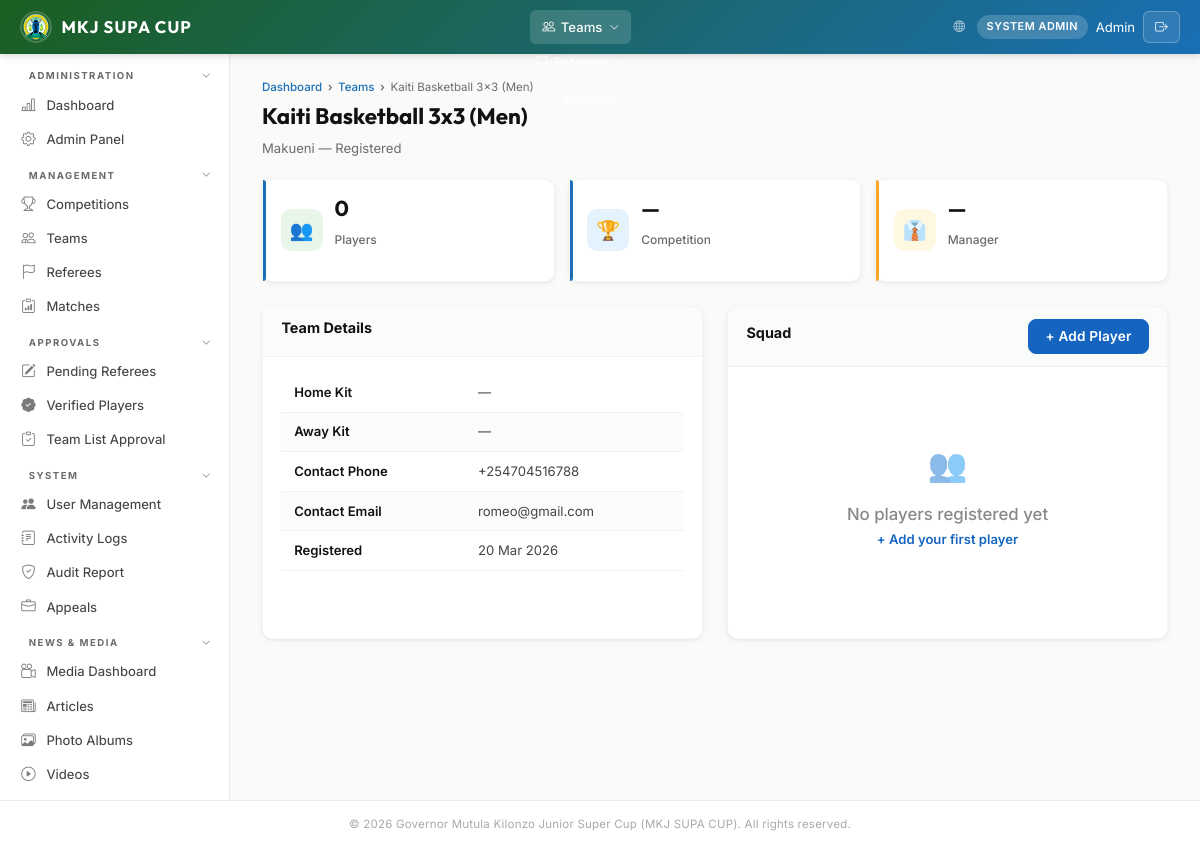
/portal/teams/8/ (signed in), run on the app's committed database.
### accounts/models.py (models this page shows, shortened)
class User(AbstractBaseUser, PermissionsMixin):
    email       = models.EmailField(unique=True)
    first_name  = models.CharField(max_length=100)
    last_name   = models.CharField(max_length=100)
    phone       = models.CharField(max_length=13, validators=[kenya_phone_validator])
    role        = models.CharField(max_length=30, choices=UserRole.choices, default=UserRole.TEAM_MANAGER)
    county      = models.CharField(max_length=100, blank=True, help_text="Kenyan county")
    sub_county  = models.CharField(
        max_length=100, blank=True, default="",
        help_text="Sub-county or constituency assignment for sub-county sports officers",
    )
    profile_photo = models.ImageField(upload_to="profiles/", null=True, blank=True)
    is_active   = models.BooleanField(default=True)
    is_staff    = models.BooleanField(default=False)
    is_suspended = models.BooleanField(default=False, help_text="Admin-suspended account")
    assigned_discipline = models.CharField(
        max_length=30, blank=True, default="",
        help_text="Sport family or discipline this user manages (for Coordinator / Scout roles)",
    )
    must_change_password = models.BooleanField(
        default=False,
        help_text="When True the user must set a new password on next login.",
    )
    date_joined = models.DateTimeField(default=timezone.now)
    last_login  = models.DateTimeField(null=True, blank=True)
    objects = UserManager()
    USERNAME_FIELD  = "email"
    REQUIRED_FIELDS = ["first_name", "last_name"]
    class Meta:
        verbose_name      = "User"
        verbose_name_plural = "Users"
        ordering = ["last_name", "first_name"]

### teams/models.py (models this page shows, shortened)
class Team(models.Model):
    name        = models.CharField(max_length=200, unique=True)
    county      = models.ForeignKey(County, on_delete=models.CASCADE, related_name="teams", help_text="County this team represents")
    sub_county  = models.CharField(max_length=100, blank=True, default="", help_text="Sub-county or constituency this team represents")
    sport_type  = models.CharField(
        max_length=30, choices=SportType.choices, default=SportType.FOOTBALL_MEN,
        help_text="Sport this team competes in"
    )
    source_discipline = models.OneToOneField(
        "CountyDiscipline",
        on_delete=models.SET_NULL,
        null=True,
        blank=True,
        related_name="linked_team",
    )
    competition = models.ForeignKey(
        "competitions.Competition", on_delete=models.SET_NULL, null=True, blank=True,
        related_name="teams"
    )
    manager     = models.ForeignKey(
        settings.AUTH_USER_MODEL, on_delete=models.SET_NULL, null=True, blank=True,
        related_name="managed_teams"
    )
    status      = models.CharField(max_length=20, choices=TeamStatus.choices, default=TeamStatus.PENDING)
    badge       = models.ImageField(upload_to="team_badges/", null=True, blank=True)
    county_logo = models.ImageField(upload_to="county_logos/", null=True, blank=True, help_text="County government logo")
    home_outfield_colour = models.CharField(max_length=50, blank=True, help_text="Home outfield jersey colour")
    home_shorts_colour   = models.CharField(max_length=50, blank=True, help_text="Home shorts colour")
    home_socks_colour    = models.CharField(max_length=50, blank=True, help_text="Home socks colour")
    home_gk_colour       = models.CharField(max_length=50, blank=True, help_text="Home goalkeeper jersey colour")
    home_kit_image       = models.ImageField(upload_to="kits/home/", null=True, blank=True, help_text="Photo of home kit")
    away_outfield_colour = models.CharField(max_length=50, blank=True, help_text="Away outfield jersey colour")
    away_shorts_colour   = models.CharField(max_length=50, blank=True, help_text="Away shorts colour")
    away_socks_colour    = models.CharField(max_length=50, blank=True, help_text="Away socks colour")
    away_gk_colour       = models.CharField(max_length=50, blank=True, help_text="Away goalkeeper jersey colour")
    away_kit_image       = models.ImageField(upload_to="kits/away/", null=True, blank=True, help_text="Photo of away kit")
    third_outfield_colour = models.CharField(max_length=50, blank=True, help_text="Third outfield jersey colour")
    third_shorts_colour   = models.CharField(max_length=50, blank=True, help_text="Third shorts colour")
    third_socks_colour    = models.CharField(max_length=50, blank=True, help_text="Third socks colour")
    third_gk_colour       = models.CharField(max_length=50, blank=True, help_text="Third goalkeeper jersey colour")
    third_kit_image       = models.ImageField(upload_to="kits/third/", null=True, blank=True, help_text="Photo of third kit")
    home_colour = models.CharField(max_length=50, blank=True, help_text="Primary kit colour (legacy)")
    away_colour = models.CharField(max_length=50, blank=True)
    contact_phone = models.CharField(max_length=13, validators=[kenya_phone_validator])
    contact_email = models.EmailField(blank=True)
    payment_confirmed    = models.BooleanField(default=True, help_text="Registration cleared for competition participation")
    payment_reference    = models.CharField(max_length=100, blank=True, help_text="M-Pesa or receipt reference")
    payment_amount       = models.DecimalField(max_digits=10, decimal_places=2, null=True, blank=True, help_text="Amount paid (KSh)")
    payment_confirmed_by = models.ForeignKey(
        settings.AUTH_USER_MODEL, on_delete=models.SET_NULL,
        null=True, blank=True, related_name="payment_confirmations",
    )
    payment_confirmed_at = models.DateTimeField(null=True, blank=True)
    registered_at = models.DateTimeField(auto_now_add=True)
    updated_at    = models.DateTimeField(auto_now=True)
    class Meta:
        ordering = ["county", "name"]

class County(models.Model):
    name = models.CharField(max_length=100, unique=True, help_text="County name (e.g., Nairobi, Mombasa)")
    code = models.CharField(max_length=10, unique=True, help_text="County code (e.g., NAI, MSA)")
    capital = models.CharField(max_length=100, blank=True, help_text="County capital/headquarters")
    sports_officer_name = models.CharField(max_length=200, blank=True, help_text="Sports officer full name")
    sports_officer_email = models.EmailField(blank=True, help_text="Sports officer email address")
    sports_officer_phone = models.CharField(max_length=13, blank=True, validators=[kenya_phone_validator], help_text="Sports officer phone number")
    alt_contact_name = models.CharField(max_length=200, blank=True, help_text="Alternative contact name")
    alt_contact_email = models.EmailField(blank=True, help_text="Alternative contact email")
    alt_contact_phone = models.CharField(max_length=13, blank=True, validators=[kenya_phone_validator], help_text="Alternative contact phone")
    office_address = models.TextField(blank=True, help_text="County sports office address")
    is_active = models.BooleanField(default=True, help_text="County is active and participating")
    created_at = models.DateTimeField(auto_now_add=True)
    updated_at = models.DateTimeField(auto_now=True)
    class Meta:
        ordering = ['name']
        verbose_name_plural = 'Counties'
    def __str__(self):
        return self.name

### mkj_cms/web_views.py (the view)
# urls.py: path("portal/teams/<int:pk>/",          team_detail_view,       name="team_detail"),
@login_required(login_url='web_login')
def team_detail_view(request, pk):
    team = get_object_or_404(Team, pk=pk)
    players = Player.objects.filter(team=team).order_by('shirt_number')
    can_manage = (
        request.user.is_superuser or
        request.user.role in ('admin', 'competition_manager') or
        team.manager == request.user
    )
    return render(request, 'teams/detail.html', {
        'team': team,
        'players': players,
        'can_manage': can_manage,
    })

### templates/teams/detail.html (shortened to what this page needs)
{% extends 'base.html' %}
{% block content %}
<div class="page-header">
    <div class="breadcrumb">
        <a href="{% url 'dashboard' %}">Dashboard</a>
        <span><a href="{% url 'teams_list' %}">Teams</a></span>
        <span>{{ team.name }}</span>
    </div>
    <h1>{{ team.name }}</h1>
    <p>{{ team.county }} — {{ team.get_status_display }}</p>
</div>
<div class="stats-grid">
    <div class="stat-card green">
        <div class="stat-icon green">👥</div>
        <div class="stat-info">
            <h3>{{ players.count }}</h3>
            <p>Players</p>
        </div>
    </div>
    <div class="stat-card blue">
        <div class="stat-icon blue">🏆</div>
        <div class="stat-info">
            <h3>{{ team.competition|default:"—" }}</h3>
            <p>Competition</p>
        </div>
    </div>
    <div class="stat-card yellow">
        <div class="stat-icon yellow">👔</div>
        <div class="stat-info">
            <h3>{{ team.manager.get_full_name|default:"—" }}</h3>
            <p>Manager</p>
        </div>
    </div>
</div>
<div class="grid-2">
    <div class="card">
        <div class="card-header"><h3>Team Details</h3></div>
        <div class="card-body">
            <table>
                <tr><td><strong>Home Kit</strong></td><td>{{ team.home_colour|default:"—" }}</td></tr>
                <tr><td><strong>Away Kit</strong></td><td>{{ team.away_colour|default:"—" }}</td></tr>
                <tr><td><strong>Contact Phone</strong></td><td>{{ team.contact_phone|default:"—" }}</td></tr>
                <tr><td><strong>Contact Email</strong></td><td>{{ team.contact_email|default:"—" }}</td></tr>
                <tr><td><strong>Registered</strong></td><td>{{ team.registered_at|date:"d M Y" }}</td></tr>
            </table>
        </div>
    </div>
    <div class="card">
        <div class="card-header" style="display:flex;justify-content:space-between;align-items:center">
            <h3>Squad</h3>
            {% if can_manage and team.status == 'registered' %}
            <a href="{% url 'add_player' team_pk=team.pk %}" class="btn btn-outline btn-sm" style="background:#1565C0;color:#fff;border-color:#1565C0;padding:.4rem 1rem;font-size:.85rem">+ Add Player</a>
            {% endif %}
        </div>
        <div class="card-body">
            {% if players %}
            <table>
                <thead><tr><th>#</th><th>Name</th><th>Position</th><th>Age</th><th>Docs</th><th>Verification</th><th>Status</th>{% if can_manage %}<th>Actions</th>{% endif %}</tr></thead>
                <tbody>
                    {% for p in players %}
                    <tr{% if not p.is_age_eligible %} style="background:#fce4ec"{% endif %}>
                        <td>{{ p.shirt_number }}</td>
                        <td><strong>{{ p.first_name }} {{ p.last_name }}</strong></td>
                        <td>{{ p.get_position_display }}</td>
                        <td>
                            {% if p.is_age_eligible %}
                            {{ p.age }}
                            {% else %}
                            <span style="color:#C62828;font-weight:600" title="Outside 18-23 bracket">{{ p.age }} ⛔</span>
                            {% endif %}
                        </td>
                        <td>
                            {% if p.documents_uploaded %}
                            <span style="color:#1565C0" title="All docs uploaded">✅</span>
                            {% else %}
                            <span style="color:#f57c00" title="Missing documents">⚠️</span>
                            {% endif %}
                        </td>
                        <td>
                            {% if p.verification_status == 'verified' %}
                            <span class="badge badge-success">Verified</span>
                            {% elif p.verification_status == 'rejected' %}
                            <span class="badge badge-danger" title="{{ p.get_rejection_reason_display }}">Rejected</span>
                            {% else %}
                            <span class="badge" style="background:#fff3e0;color:#e65100">Pending</span>
                            {% endif %}
                        </td>
                        <td>
                            {% if p.status == 'eligible' %}
                            <span class="badge badge-success">Eligible</span>
                            {% elif p.status == 'suspended' %}
                            <span class="badge badge-danger">Suspended</span>
                            {% elif p.status == 'injured' %}
                            <span class="badge badge-warning">Injured</span>
                            {% else %}
                            <span class="badge badge-gray">{{ p.get_status_display }}</span>
                            {% endif %}
                        </td>
                        {% if can_manage %}
                        <td style="white-space:nowrap">
                            <a href="{% url 'edit_player' player_pk=p.pk %}" style="color:#1565C0;margin-right:.5rem;font-size:.85rem" title="Edit">✏️</a>
                            <a href="{% url 'delete_player' player_pk=p.pk %}" style="color:#C62828;font-size:.85rem" title="Remove">🗑️</a>
                        </td>
                        {% endif %}
                    </tr>
                    {% endfor %}
                </tbody>
            </table>
            {% else %}
            <div class="empty-state">
                <div class="icon" style="font-size:2rem">👥</div>
                <h3>No players registered yet</h3>
                {% if can_manage and team.status == 'registered' %}
                <p><a href="{% url 'add_player' team_pk=team.pk %}" style="color:#1565C0;font-weight:600">+ Add your first player</a></p>
                {% endif %}
            </div>
            {% endif %}
        </div>
    </div>
</div>
{% endblock %}

### templates/base.html (shortened to what this page needs)
{% load static %}
<!DOCTYPE html>
<html lang="en">
<head>
    <link rel="stylesheet" href="https://cdn.jsdelivr.net/npm/bootstrap@5.1.3/dist/css/bootstrap.min.css">
    <link rel="stylesheet" href="{% static 'css/style.css' %}">
    <link rel="stylesheet" href="https://cdn.jsdelivr.net/npm/bootstrap-icons@1.11.3/font/bootstrap-icons.min.css">
</head>
<body>
    {% block body %}
    <nav class="navbar">
        <div style="display:flex;align-items:center;gap:0">
            <a href="{% url 'dashboard' %}" class="navbar-brand">
                <img src="{% static 'img/Makueni logo.png' %}" alt="Makueni County Logo">
                <span>MKJ SUPA CUP</span>
            </a>
        </div>
        <ul class="navbar-nav">
            {% if user.role == 'admin' or user.role == 'competition_manager' %}
            <li>
                <a href="{% url 'competitions_list' %}" class=""></a>
            </li>
            {% endif %}
            {% if user.role == 'admin' or user.role == 'competition_manager' or user.role == 'verification_officer' or user.role == 'team_manager' %}
            <li>
                <a href="{% url 'teams_list' %}" class="{% if 'team' in request.resolver_match.url_name %}active{% endif %}"><i class="bi bi-people"></i> Teams <i class="bi bi-chevron-down" style="font-size:.6rem;margin-left:.1rem"></i></a>
            </li>
            {% endif %}
            {% if user.role == 'admin' or user.role == 'coordinator' or user.role == 'referee' %}
            <li>
                <a href="{% url 'referees_list' %}" class=""><i class="bi bi-flag"></i> <i class="bi bi-chevron-down" style="font-size:.6rem;margin-left:.1rem"></i></a>
            </li>
            {% endif %}
            <li><a href="{% url 'matches_list' %}" class="{% if 'match' in request.resolver_match.url_name %}active{% endif %}"><i class="bi bi-clipboard-data"></i> Matches</a></li>
        </ul>
        <div class="navbar-user">
            <a href="{% url 'home' %}" style="color:rgba(255,255,255,.65);font-size:.72rem;margin-right:.25rem;"><i class="bi bi-globe"></i></a>
            <span class="role-badge">{{ user.get_role_display }}</span>
            <span style="font-size:.82rem">{{ user.first_name }}</span>
            <form method="post" action="{% url 'web_logout' %}" style="display:inline;">
                <button type="submit" class="btn-logout"><i class="bi bi-box-arrow-right"></i></button>
            </form>
        </div>
    </nav>
    <div class="layout">
        {% include 'includes/sidebar.html' %}
        <main class="main-content">
            {% block content %}{% endblock %}
        </main>
    </div>
    <footer class="footer">
        &copy; 2026 Governor Mutula Kilonzo Junior Super Cup (MKJ SUPA CUP). All rights reserved.
    </footer>
    {% endblock %}
</body>
</html>

### data on the page
User: role "SYSTEM ADMIN", first_name "Admin"
Team: name "Kaiti Basketball 3x3 (Men)", county "Makueni", status "Registered", competition "—", manager.get_full_name "—", home_colour "—", away_colour "—", contact_phone "+254704516788", contact_email "romeo@gmail.com", registered_at "20 Mar 2026"

### other printed values
{{ players.count }} "0"
